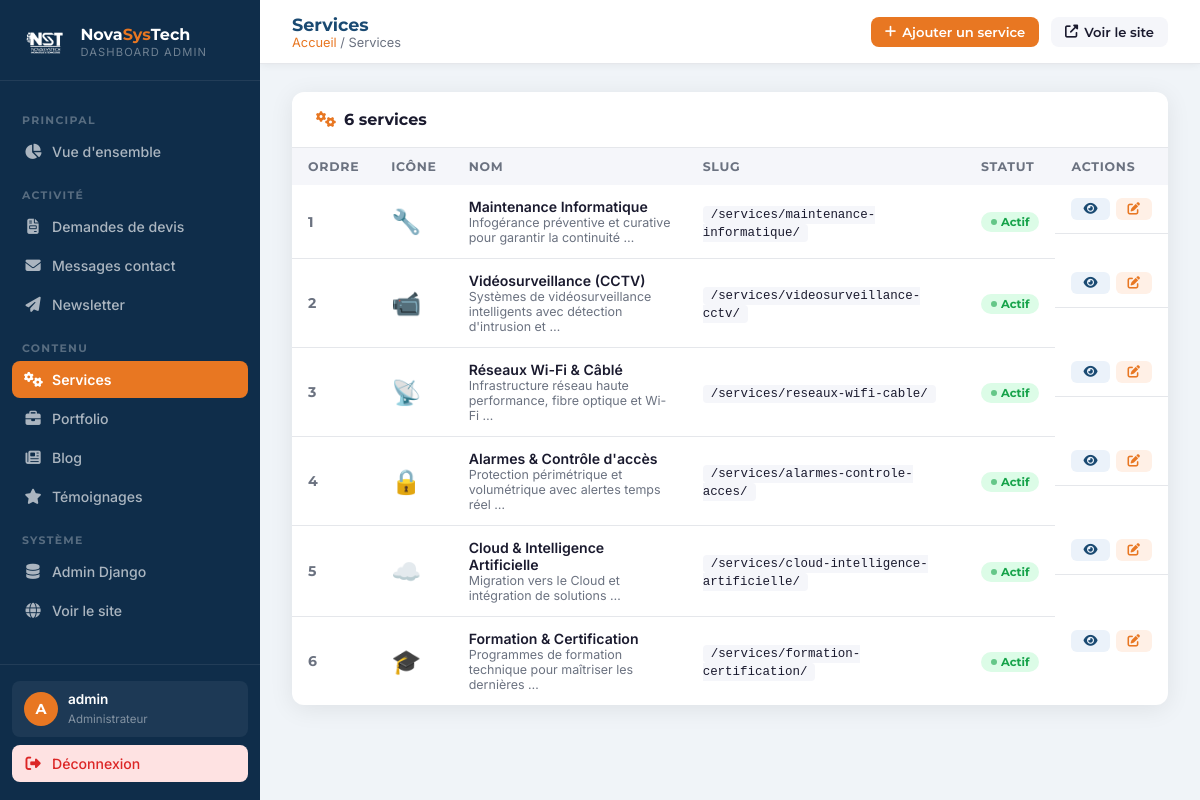
Before: /dashboard/services/ (signed in) with the older database file.
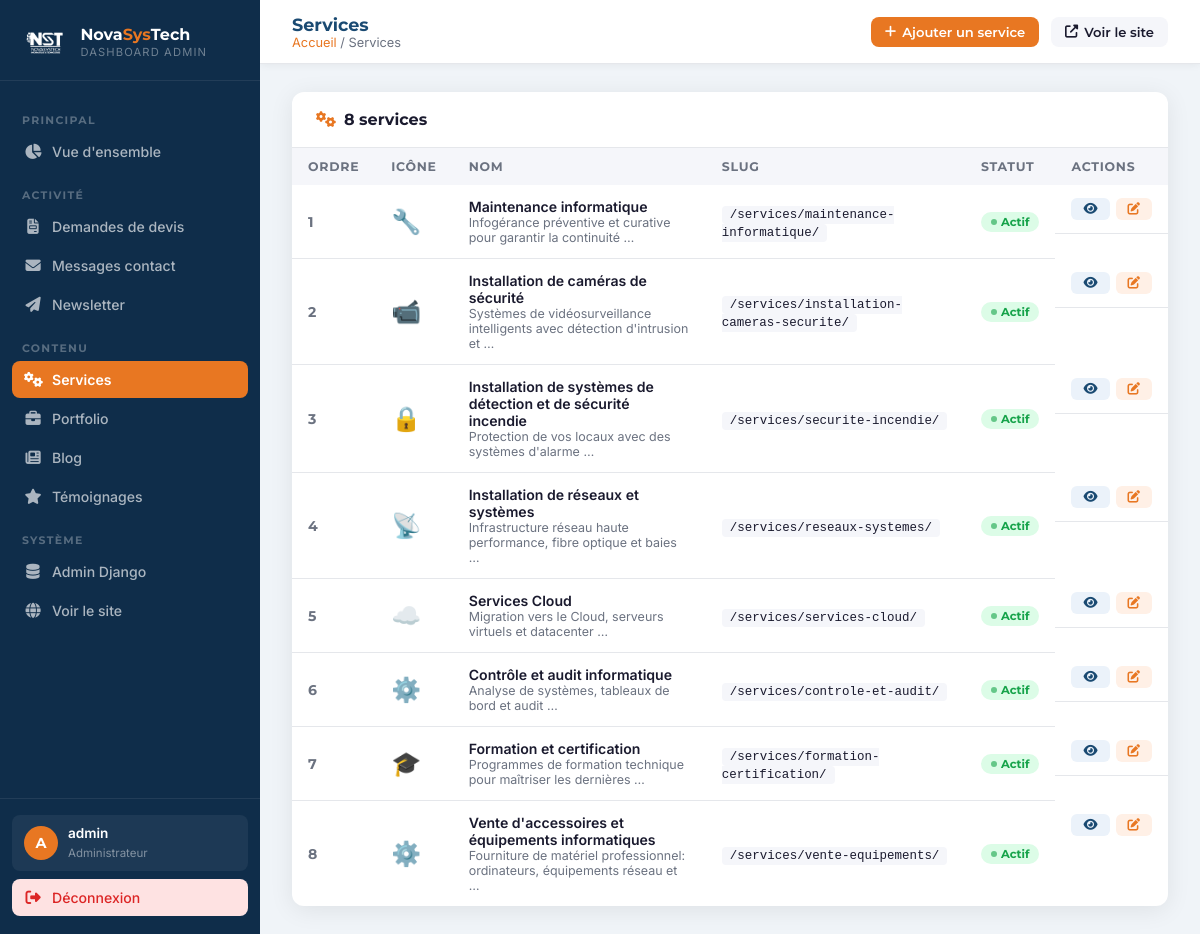
After: the same page with the newer database file.
### services/models.py (models this page shows, shortened)
class Service(models.Model):
    ICONES = [
        ('wrench', 'Maintenance'),
        ('video', 'Caméras de sécurité'),
        ('shield', 'Sécurité incendie'),
        ('wifi', 'Réseaux & Systèmes'),
        ('cloud', 'Services Cloud'),
        ('search', 'Contrôle & Audit'),
        ('graduation-cap', 'Formation'),
        ('laptop', 'Vente équipements'),
    ]
    nom = models.CharField(max_length=200)
    slug = models.SlugField(unique=True)
    icone = models.CharField(max_length=50, default='wrench')
    description_courte = models.CharField(max_length=300)
    description_longue = models.TextField()
    image_hero = models.ImageField(upload_to='services/', blank=True, null=True)
    features = models.TextField(help_text='Une feature par ligne', blank=True)
    avantages = models.TextField(help_text='Un avantage par ligne', blank=True)
    meta_title = models.CharField(max_length=70, blank=True)
    meta_description = models.CharField(max_length=160, blank=True)
    ordre = models.IntegerField(default=0)
    est_actif = models.BooleanField(default=True)
    class Meta:
        ordering = ['ordre']
        verbose_name = 'Service'

### dashboard/views.py (the view)
# urls.py: path('services/', views.services_list, name='services_list'),
@login_required(login_url='/dashboard/login/')
def services_list(request):
    services = Service.objects.order_by('ordre')
    return render(request, 'dashboard/services.html', {'page': 'services', 'services': services})

### core/context_processors.py (called while the page is built)
def global_context(request):
    return {
        'PHONE_1': getattr(settings, 'PHONE_1', '+228 79 92 81 81'),
        'EMAIL_CONTACT': getattr(settings, 'EMAIL_CONTACT', 'contact@novasystechn.com'),
        'EMAIL_SUPPORT': getattr(settings, 'EMAIL_SUPPORT', 'contact@novasystechn.com'),
        'WHATSAPP_NUMBER': getattr(settings, 'WHATSAPP_NUMBER', '22879928181'),
        'ADRESSE': getattr(settings, 'ADRESSE', 'Agoè Assiyéyé, Lomé'),
        'MAPS_URL': getattr(settings, 'MAPS_URL', ''),
        'RECAPTCHA_PUBLIC_KEY': getattr(settings, 'RECAPTCHA_PUBLIC_KEY', ''),
        'SITE_URL': getattr(settings, 'SITE_URL', ''),
    }

### templates/dashboard/services.html (shortened to what this page needs)
{% extends 'dashboard/base.html' %}
{% block page_title %}Services{% endblock %}
{% block breadcrumb %}<a href="{% url 'dashboard_home' %}">Accueil</a> / Services{% endblock %}
{% block topbar_actions %}
<a href="/admin/services/service/add/" class="topbar-btn primary" target="_blank"><i class="fas fa-plus"></i> Ajouter un service</a>
{% endblock %}
{% block content %}
<div class="card">
  <div class="card-header"><h3><i class="fas fa-cogs" style="color:var(--orange);margin-right:8px;"></i>{{ services.count }} service{{ services.count|pluralize }}</h3></div>
  <div class="table-wrap">
    <table>
      <thead><tr><th>Ordre</th><th>Icône</th><th>Nom</th><th>Slug</th><th>Statut</th><th>Actions</th></tr></thead>
      <tbody>
        {% for s in services %}
        <tr>
          <td><span style="font-family:var(--font-d);font-weight:700;color:var(--text-light);">{{ s.ordre }}</span></td>
          <td style="font-size:1.5rem;">{% if s.icone == 'wrench' %}🔧{% elif s.icone == 'video' %}📹{% elif s.icone == 'wifi' %}📡{% elif s.icone == 'shield' %}🔒{% elif s.icone == 'cloud' %}☁️{% elif s.icone == 'graduation-cap' %}🎓{% else %}⚙️{% endif %}</td>
          <td><div style="font-weight:600;">{{ s.nom }}</div><div style="font-size:.78rem;color:var(--text-light);">{{ s.description_courte|truncatewords:8 }}</div></td>
          <td><code style="font-size:.78rem;background:var(--gray-light);padding:2px 8px;border-radius:4px;">/services/{{ s.slug }}/</code></td>
          <td>{% if s.est_actif %}<span class="badge green">Actif</span>{% else %}<span class="badge gray">Inactif</span>{% endif %}</td>
          <td style="display:flex;gap:6px;">
            <a href="/services/{{ s.slug }}/" class="action-btn view" target="_blank"><i class="fas fa-eye"></i></a>
            <a href="/admin/services/service/{{ s.pk }}/change/" class="action-btn edit" target="_blank"><i class="fas fa-edit"></i></a>
          </td>
        </tr>
        {% empty %}
        <tr><td colspan="6"><div class="empty-state"><i class="fas fa-cogs"></i><p>Aucun service</p></div></td></tr>
        {% endfor %}
      </tbody>
    </table>
  </div>
</div>
{% endblock %}

Changed rows visible on the page:
removed Service: ordre "3", nom "Réseaux Wi-Fi & Câblé", description_courte "Infrastructure réseau haute performance, fibre optique et Wi-Fi …", slug "reseaux-wifi-cable", est_actif "Actif"
changed Service "maintenance-informatique": nom "Maintenance Informatique" → "Maintenance informatique"
changed Service "Systèmes de vidéosurveillance intelligents avec détection d'intrusion et …": nom "Vidéosurveillance (CCTV)" → "Installation de caméras de sécurité"; slug "videosurveillance-cctv" → "installation-cameras-securite"
added Service: ordre "3", nom "Installation de systèmes de détection et de sécurité incendie", description_courte "Protection de vos locaux avec des systèmes d'alarme …", slug "securite-incendie", est_actif "Actif"
changed Service: nom "Alarmes & Contrôle d'accès" → "Installation de réseaux et systèmes"; description_courte "Protection périmétrique et volumétrique avec alertes temps réel …" → "Infrastructure réseau haute performance, fibre optique et baies …"; slug "alarmes-controle-acces" → "reseaux-systemes"; icone "🔒" → "📡"
changed Service: nom "Cloud & Intelligence Artificielle" → "Services Cloud"; description_courte "Migration vers le Cloud et intégration de solutions …" → "Migration vers le Cloud, serveurs virtuels et datacenter …"; slug "cloud-intelligence-artificielle" → "services-cloud"
changed Service: nom "Formation & Certification" → "Contrôle et audit informatique"; description_courte "Programmes de formation technique pour maîtriser les dernières …" → "Analyse de systèmes, tableaux de bord et audit …"; slug "formation-certification" → "controle-et-audit"; icone "🎓" → "⚙️"
added Service: ordre "7", nom "Formation et certification", description_courte "Programmes de formation technique pour maîtriser les dernières …", slug "formation-certification", est_actif "Actif"
added Service: ordre "8", nom "Vente d'accessoires et équipements informatiques", description_courte "Fourniture de matériel professionnel: ordinateurs, équipements réseau et …", slug "vente-equipements", est_actif "Actif"
Other visible differences:
{{ services.count }}: "6" → "8"
